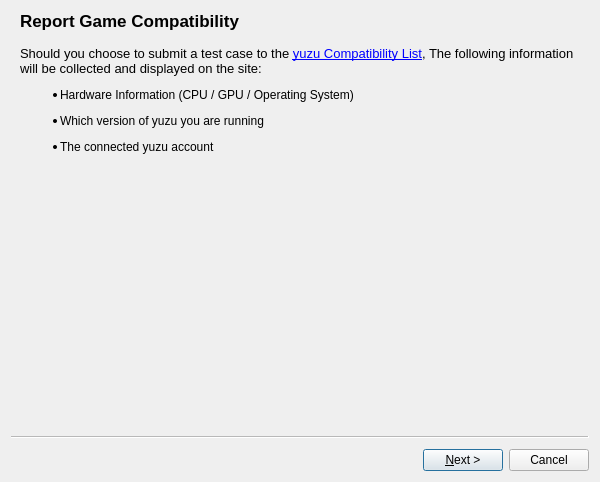
<?xml version="1.0" encoding="UTF-8"?>
<ui version="4.0">
 <class>CompatDB</class>
 <widget class="QWizard" name="CompatDB">
  <property name="geometry">
   <rect>
    <x>0</x>
    <y>0</y>
    <width>600</width>
    <height>482</height>
   </rect>
  </property>
  <property name="minimumSize">
   <size>
    <width>500</width>
    <height>410</height>
   </size>
  </property>
  <property name="windowTitle">
   <string>Report Compatibility</string>
  </property>
  <property name="options">
   <set>QWizard::DisabledBackButtonOnLastPage|QWizard::HelpButtonOnRight|QWizard::NoBackButtonOnStartPage</set>
  </property>
  <widget class="QWizardPage" name="wizard_Info">
   <property name="title">
    <string>Report Game Compatibility</string>
   </property>
   <attribute name="pageId">
    <string notr="true">0</string>
   </attribute>
   <layout class="QVBoxLayout" name="verticalLayout">
    <item>
     <widget class="QLabel" name="lbl_Spiel">
      <property name="text">
       <string>&lt;html&gt;&lt;head/&gt;&lt;body&gt;&lt;p&gt;&lt;span style=&quot; font-size:10pt;&quot;&gt;Should you choose to submit a test case to the &lt;/span&gt;&lt;a href=&quot;https://yuzu-emu.org/game/&quot;&gt;&lt;span style=&quot; font-size:10pt; text-decoration: underline; color:#0000ff;&quot;&gt;yuzu Compatibility List&lt;/span&gt;&lt;/a&gt;&lt;span style=&quot; font-size:10pt;&quot;&gt;, The following information will be collected and displayed on the site:&lt;/span&gt;&lt;/p&gt;&lt;ul style=&quot;margin-top: 0px; margin-bottom: 0px; margin-left: 0px; margin-right: 0px; -qt-list-indent: 1;&quot;&gt;&lt;li style=&quot; margin-top:12px; margin-bottom:12px; margin-left:0px; margin-right:0px; -qt-block-indent:0; text-indent:0px;&quot;&gt;Hardware Information (CPU / GPU / Operating System)&lt;/li&gt;&lt;li style=&quot; margin-top:12px; margin-bottom:12px; margin-left:0px; margin-right:0px; -qt-block-indent:0; text-indent:0px;&quot;&gt;Which version of yuzu you are running&lt;/li&gt;&lt;li style=&quot; margin-top:12px; margin-bottom:12px; margin-left:0px; margin-right:0px; -qt-block-indent:0; text-indent:0px;&quot;&gt;The connected yuzu account&lt;/li&gt;&lt;/ul&gt;&lt;/body&gt;&lt;/html&gt;</string>
      </property>
      <property name="wordWrap">
       <bool>true</bool>
      </property>
      <property name="openExternalLinks">
       <bool>true</bool>
      </property>
     </widget>
    </item>
    <item>
     <spacer name="verticalSpacer_2">
      <property name="orientation">
       <enum>Qt::Vertical</enum>
      </property>
      <property name="sizeHint" stdset="0">
       <size>
        <width>20</width>
        <height>0</height>
       </size>
      </property>
     </spacer>
    </item>
   </layout>
  </widget>
  <widget class="QWizardPage" name="wizard_GameBoot">
   <property name="title">
    <string>Report Game Compatibility</string>
   </property>
   <attribute name="pageId">
    <string notr="true">1</string>
   </attribute>
   <layout class="QFormLayout" name="formLayout">
    <item row="2" column="0">
     <widget class="QRadioButton" name="radioButton_GameBoot_Yes">
      <property name="text">
       <string>Yes</string>
      </property>
     </widget>
    </item>
    <item row="2" column="1">
     <widget class="QLabel" name="lbl_GameBoot_Yes">
      <property name="text">
       <string>&lt;html&gt;&lt;head/&gt;&lt;body&gt;&lt;p&gt;Game starts to output video or audio&lt;/p&gt;&lt;/body&gt;&lt;/html&gt;</string>
      </property>
      <property name="wordWrap">
       <bool>true</bool>
      </property>
     </widget>
    </item>
    <item row="4" column="0">
     <widget class="QRadioButton" name="radioButton_GameBoot_No">
      <property name="text">
       <string>No </string>
      </property>
     </widget>
    </item>
    <item row="4" column="1">
     <widget class="QLabel" name="lbl_GameBoot_No">
      <property name="text">
       <string>&lt;html&gt;&lt;head/&gt;&lt;body&gt;&lt;p&gt;Game doesn't get past the loading yuzu screen&lt;/p&gt;&lt;/body&gt;&lt;/html&gt;</string>
      </property>
      <property name="wordWrap">
       <bool>true</bool>
      </property>
     </widget>
    </item>
    <item row="0" column="0" colspan="2">
     <widget class="QLabel" name="lbl_Independent">
      <property name="font">
       <font>
        <pointsize>10</pointsize>
       </font>
      </property>
      <property name="text">
       <string>&lt;html&gt;&lt;head/&gt;&lt;body&gt;&lt;p&gt;Does the game boot?&lt;/p&gt;&lt;/body&gt;&lt;/html&gt;</string>
      </property>
      <property name="wordWrap">
       <bool>true</bool>
      </property>
     </widget>
    </item>
    <item row="1" column="0" colspan="2">
     <spacer name="verticalSpacer">
      <property name="orientation">
       <enum>Qt::Vertical</enum>
      </property>
      <property name="sizeHint" stdset="0">
       <size>
        <width>20</width>
        <height>0</height>
       </size>
      </property>
     </spacer>
    </item>
   </layout>
  </widget>
   <widget class="QWizardPage" name="wizard_GamePlay">
     <property name="title">
       <string>Report Game Compatibility</string>
     </property>
     <attribute name="pageId">
       <string notr="true">2</string>
     </attribute>
     <layout class="QFormLayout" name="formLayout">
       <item row="2" column="0">
         <widget class="QRadioButton" name="radioButton_Gameplay_Yes">
           <property name="text">
             <string>Yes</string>
           </property>
         </widget>
       </item>
       <item row="2" column="1">
         <widget class="QLabel" name="lbl_Gameplay_Yes">
           <property name="text">
             <string>&lt;html&gt;&lt;head/&gt;&lt;body&gt;&lt;p&gt;You can get past the intro/menu and into gameplay&lt;/p&gt;&lt;/body&gt;&lt;/html&gt;</string>
           </property>
           <property name="wordWrap">
             <bool>true</bool>
           </property>
         </widget>
       </item>
       <item row="4" column="0">
         <widget class="QRadioButton" name="radioButton_Gameplay_No">
           <property name="text">
             <string>No </string>
           </property>
         </widget>
       </item>
       <item row="4" column="1">
         <widget class="QLabel" name="lbl_Gameplay_No">
           <property name="text">
             <string>&lt;html&gt;&lt;head/&gt;&lt;body&gt;&lt;p&gt;The game crashes or freezes while loading or using the menu&lt;/p&gt;&lt;/body&gt;&lt;/html&gt;</string>
           </property>
           <property name="wordWrap">
             <bool>true</bool>
           </property>
         </widget>
       </item>
       <item row="0" column="0" colspan="2">
         <widget class="QLabel" name="lbl_Independent">
           <property name="font">
             <font>
               <pointsize>10</pointsize>
             </font>
           </property>
           <property name="text">
             <string>&lt;html&gt;&lt;head/&gt;&lt;body&gt;&lt;p&gt;Does the game reach gameplay?&lt;/p&gt;&lt;/body&gt;&lt;/html&gt;</string>
           </property>
           <property name="wordWrap">
             <bool>true</bool>
           </property>
         </widget>
       </item>
       <item row="1" column="0" colspan="2">
         <spacer name="verticalSpacer">
           <property name="orientation">
             <enum>Qt::Vertical</enum>
           </property>
           <property name="sizeHint" stdset="0">
             <size>
               <width>20</width>
               <height>0</height>
             </size>
           </property>
         </spacer>
       </item>
     </layout>
   </widget>
   <widget class="QWizardPage" name="wizard_Freeze">
     <property name="title">
       <string>Report Game Compatibility</string>
     </property>
     <attribute name="pageId">
       <string notr="true">3</string>
     </attribute>
     <layout class="QFormLayout" name="formLayout">
       <item row="2" column="0">
         <widget class="QRadioButton" name="radioButton_Freeze_Yes">
           <property name="text">
             <string>Yes</string>
           </property>
         </widget>
       </item>
       <item row="2" column="1">
         <widget class="QLabel" name="lbl_Freeze_Yes">
           <property name="text">
             <string>&lt;html&gt;&lt;head/&gt;&lt;body&gt;&lt;p&gt;The game crashes or freezes while loading or using the menu&lt;/p&gt;&lt;/body&gt;&lt;/html&gt;</string>
           </property>
           <property name="wordWrap">
             <bool>true</bool>
           </property>
         </widget>
       </item>
       <item row="4" column="0">
         <widget class="QRadioButton" name="radioButton_Freeze_No">
           <property name="text">
             <string>No </string>
           </property>
         </widget>
       </item>
       <item row="4" column="1">
         <widget class="QLabel" name="lbl_Freeze_No">
           <property name="text">
             <string>&lt;html&gt;&lt;head/&gt;&lt;body&gt;&lt;p&gt;The game never stops working&lt;/p&gt;&lt;/body&gt;&lt;/html&gt;</string>
           </property>
           <property name="wordWrap">
             <bool>true</bool>
           </property>
         </widget>
       </item>
       <item row="0" column="0" colspan="2">
         <widget class="QLabel" name="lbl_Independent">
           <property name="font">
             <font>
               <pointsize>10</pointsize>
             </font>
           </property>
           <property name="text">
             <string>&lt;html&gt;&lt;head/&gt;&lt;body&gt;&lt;p&gt;Does the game crash, freeze or lockup during gameplay?&lt;/p&gt;&lt;/body&gt;&lt;/html&gt;</string>
           </property>
           <property name="wordWrap">
             <bool>true</bool>
           </property>
         </widget>
       </item>
       <item row="1" column="0" colspan="2">
         <spacer name="verticalSpacer">
           <property name="orientation">
             <enum>Qt::Vertical</enum>
           </property>
           <property name="sizeHint" stdset="0">
             <size>
               <width>20</width>
               <height>0</height>
             </size>
           </property>
         </spacer>
       </item>
     </layout>
   </widget>
   <widget class="QWizardPage" name="wizard_Freeze_optional">
     <property name="title">
       <string>Report Game Compatibility</string>
     </property>
     <attribute name="pageId">
       <string notr="true">4</string>
     </attribute>
     <layout class="QFormLayout" name="formLayout">
       <item row="2" column="0">
         <widget class="QCheckBox" name="checkbox_Freeze_crash">
           <property name="text">
             <string>The game crashes at specific points</string>
           </property>
         </widget>
       </item>
       <item row="3" column="0">
         <widget class="QCheckBox" name="checkbox_Freeze_random_crash">
           <property name="text">
             <string>The game randomly crashes</string>
           </property>
         </widget>
       </item>
       <item row="4" column="0">
         <widget class="QCheckBox" name="checkbox_Freeze_freeze">
           <property name="text">
             <string>The game freezes at specific points</string>
           </property>
         </widget>
       </item>
       <item row="5" column="0">
         <widget class="QCheckBox" name="checkbox_Freeze_random_freeze">
           <property name="text">
             <string>The game randomly freezes </string>
           </property>
         </widget>
       </item>
       <item row="6" column="0">
         <widget class="QCheckBox" name="checkbox_Freeze_softlock">
           <property name="text">
             <string>The game softlocks</string>
           </property>
         </widget>
       </item>
       <item row="7" column="0">
         <widget class="QCheckBox" name="checkbox_Freeze_memoryleak">
           <property name="text">
             <string>The has memory leaks</string>
           </property>
         </widget>
       </item>
       <item row="0" column="0" colspan="2">
         <widget class="QLabel" name="lbl_Independent">
           <property name="font">
             <font>
               <pointsize>10</pointsize>
             </font>
           </property>
           <property name="text">
             <string>&lt;html&gt;&lt;head/&gt;&lt;body&gt;&lt;p&gt;Check the boxes with the issue&lt;/p&gt;&lt;/body&gt;&lt;/html&gt;</string>
           </property>
           <property name="wordWrap">
             <bool>true</bool>
           </property>
         </widget>
       </item>
       <item row="1" column="0" colspan="2">
         <spacer name="verticalSpacer">
           <property name="orientation">
             <enum>Qt::Vertical</enum>
           </property>
           <property name="sizeHint" stdset="0">
             <size>
               <width>20</width>
               <height>0</height>
             </size>
           </property>
         </spacer>
       </item>
     </layout>
   </widget>
   <widget class="QWizardPage" name="wizard_Graphical">
     <property name="title">
       <string>Report Game Compatibility</string>
     </property>
     <attribute name="pageId">
       <string notr="true">5</string>
     </attribute>
     <layout class="QFormLayout" name="formLayout">
       <item row="2" column="0">
         <widget class="QRadioButton" name="radioButton_Graphical_Yes">
           <property name="text">
             <string>Yes</string>
           </property>
         </widget>
       </item>
       <item row="2" column="1">
         <widget class="QLabel" name="lbl_Graphical_Yes">
           <property name="text">
             <string>&lt;html&gt;&lt;head/&gt;&lt;body&gt;&lt;p&gt;The game has graphical errors&lt;/p&gt;&lt;/body&gt;&lt;/html&gt;</string>
           </property>
           <property name="wordWrap">
             <bool>true</bool>
           </property>
         </widget>
       </item>
       <item row="4" column="0">
         <widget class="QRadioButton" name="radioButton_Graphical_No">
           <property name="text">
             <string>No </string>
           </property>
         </widget>
       </item>
       <item row="4" column="1">
         <widget class="QLabel" name="lbl_Graphical_No">
           <property name="text">
             <string>&lt;html&gt;&lt;head/&gt;&lt;body&gt;&lt;p&gt;Everything is rendered as it looks on the Nintendo Switch&lt;/p&gt;&lt;/body&gt;&lt;/html&gt;</string>
           </property>
           <property name="wordWrap">
             <bool>true</bool>
           </property>
         </widget>
       </item>
       <item row="0" column="0" colspan="2">
         <widget class="QLabel" name="lbl_Independent">
           <property name="font">
             <font>
               <pointsize>10</pointsize>
             </font>
           </property>
           <property name="text">
             <string>&lt;html&gt;&lt;head/&gt;&lt;body&gt;&lt;p&gt;Does the game have any graphical glitches?&lt;/p&gt;&lt;/body&gt;&lt;/html&gt;</string>
           </property>
           <property name="wordWrap">
             <bool>true</bool>
           </property>
         </widget>
       </item>
       <item row="1" column="0" colspan="2">
         <spacer name="verticalSpacer">
           <property name="orientation">
             <enum>Qt::Vertical</enum>
           </property>
           <property name="sizeHint" stdset="0">
             <size>
               <width>20</width>
               <height>0</height>
             </size>
           </property>
         </spacer>
       </item>
     </layout>
   </widget>
   <widget class="QWizardPage" name="wizard_Graphical_optional">
     <property name="title">
       <string>Report Game Compatibility</string>
     </property>
     <attribute name="pageId">
       <string notr="true">6</string>
     </attribute>
     <layout class="QFormLayout" name="formLayout">
       <item row="2" column="0">
         <widget class="QCheckBox" name="checkbox_Graphical_missing">
           <property name="text">
             <string>Missing textures</string>
           </property>
         </widget>
       </item>
       <item row="3" column="0">
         <widget class="QCheckBox" name="checkbox_Graphical_corrupted">
           <property name="text">
             <string>Corruped textures</string>
           </property>
         </widget>
       </item>
       <item row="4" column="0">
         <widget class="QCheckBox" name="checkbox_Graphical_fliquer">
           <property name="text">
             <string>Fliquering graphics</string>
           </property>
         </widget>
       </item>
       <item row="5" column="0">
         <widget class="QCheckBox" name="checkbox_Graphical_wrong_orientation">
           <property name="text">
             <string>Wrong orientation</string>
           </property>
         </widget>
       </item>
       <item row="6" column="0">
         <widget class="QCheckBox" name="checkbox_Graphical_wrong_colors">
           <property name="text">
             <string>Wrong colors</string>
           </property>
         </widget>
       </item>
       <item row="7" column="0">
         <widget class="QCheckBox" name="checkbox_Graphical_wrong_animation">
           <property name="text">
             <string>Wrong animation</string>
           </property>
         </widget>
       </item>
       <item row="8" column="0">
         <widget class="QCheckBox" name="checkbox_Graphical_overlay">
           <property name="text">
             <string>Overlayed images</string>
           </property>
         </widget>
       </item>
       <item row="0" column="0" colspan="2">
         <widget class="QLabel" name="lbl_Independent">
           <property name="font">
             <font>
               <pointsize>10</pointsize>
             </font>
           </property>
           <property name="text">
             <string>&lt;html&gt;&lt;head/&gt;&lt;body&gt;&lt;p&gt;Check the boxes with the issue&lt;/p&gt;&lt;/body&gt;&lt;/html&gt;</string>
           </property>
           <property name="wordWrap">
             <bool>true</bool>
           </property>
         </widget>
       </item>
       <item row="1" column="0" colspan="2">
         <spacer name="verticalSpacer">
           <property name="orientation">
             <enum>Qt::Vertical</enum>
           </property>
           <property name="sizeHint" stdset="0">
             <size>
               <width>20</width>
               <height>0</height>
             </size>
           </property>
         </spacer>
       </item>
     </layout>
   </widget>
   <widget class="QWizardPage" name="wizard_Audio">
     <property name="title">
       <string>Report Game Compatibility</string>
     </property>
     <attribute name="pageId">
       <string notr="true">7</string>
     </attribute>
     <layout class="QFormLayout" name="formLayout">
       <item row="2" column="0">
         <widget class="QRadioButton" name="radioButton_Audio_Yes">
           <property name="text">
             <string>Yes</string>
           </property>
         </widget>
       </item>
       <item row="2" column="1">
         <widget class="QLabel" name="lbl_Audio_Yes">
           <property name="text">
             <string>&lt;html&gt;&lt;head/&gt;&lt;body&gt;&lt;p&gt;Audio is missing, faster, slower, corrupted, etc.&lt;/p&gt;&lt;/body&gt;&lt;/html&gt;</string>
           </property>
           <property name="wordWrap">
             <bool>true</bool>
           </property>
         </widget>
       </item>
       <item row="4" column="0">
         <widget class="QRadioButton" name="radioButton_Audio_No">
           <property name="text">
             <string>No </string>
           </property>
         </widget>
       </item>
       <item row="4" column="1">
         <widget class="QLabel" name="lbl_Audio_No">
           <property name="text">
             <string>&lt;html&gt;&lt;head/&gt;&lt;body&gt;&lt;p&gt;Audio is played perfectly, or almost perfectly with minimum distortion&lt;/p&gt;&lt;/body&gt;&lt;/html&gt;</string>
           </property>
           <property name="wordWrap">
             <bool>true</bool>
           </property>
         </widget>
       </item>
       <item row="0" column="0" colspan="2">
         <widget class="QLabel" name="lbl_Independent">
           <property name="font">
             <font>
               <pointsize>10</pointsize>
             </font>
           </property>
           <property name="text">
             <string>&lt;html&gt;&lt;head/&gt;&lt;body&gt;&lt;p&gt;Does the game have any audio glitches / missing effects?&lt;/p&gt;&lt;/body&gt;&lt;/html&gt;</string>
           </property>
           <property name="wordWrap">
             <bool>true</bool>
           </property>
         </widget>
       </item>
       <item row="1" column="0" colspan="2">
         <spacer name="verticalSpacer">
           <property name="orientation">
             <enum>Qt::Vertical</enum>
           </property>
           <property name="sizeHint" stdset="0">
             <size>
               <width>20</width>
               <height>0</height>
             </size>
           </property>
         </spacer>
       </item>
     </layout>
   </widget>
   <widget class="QWizardPage" name="wizard_Audio_optional">
     <property name="title">
       <string>Report Game Compatibility</string>
     </property>
     <attribute name="pageId">
       <string notr="true">8</string>
     </attribute>
     <layout class="QFormLayout" name="formLayout">
       <item row="2" column="0">
         <widget class="QCheckBox" name="checkbox_Audio_faster">
           <property name="text">
             <string>Audio is faster</string>
           </property>
         </widget>
       </item>
       <item row="3" column="0">
         <widget class="QCheckBox" name="checkbox_Audio_slower">
           <property name="text">
             <string>Audio is slower</string>
           </property>
         </widget>
       </item>
       <item row="4" column="0">
         <widget class="QCheckBox" name="checkbox_Audio_loud">
           <property name="text">
             <string>Volume too high</string>
           </property>
         </widget>
       </item>
       <item row="5" column="0">
         <widget class="QCheckBox" name="checkbox_Audio_quiet">
           <property name="text">
             <string>Volume too low</string>
           </property>
         </widget>
       </item>
       <item row="6" column="0">
         <widget class="QCheckBox" name="checkbox_Freeze_Audio_corrupted">
           <property name="text">
             <string>Corrupted audio</string>
           </property>
         </widget>
       </item>
       <item row="7" column="0">
         <widget class="QCheckBox" name="checkbox_Freeze_Audio_missing">
           <property name="text">
             <string>Missing audio</string>
           </property>
         </widget>
       </item>
       <item row="0" column="0" colspan="2">
         <widget class="QLabel" name="lbl_Independent">
           <property name="font">
             <font>
               <pointsize>10</pointsize>
             </font>
           </property>
           <property name="text">
             <string>&lt;html&gt;&lt;head/&gt;&lt;body&gt;&lt;p&gt;Check the boxes with the issue&lt;/p&gt;&lt;/body&gt;&lt;/html&gt;</string>
           </property>
           <property name="wordWrap">
             <bool>true</bool>
           </property>
         </widget>
       </item>
       <item row="1" column="0" colspan="2">
         <spacer name="verticalSpacer">
           <property name="orientation">
             <enum>Qt::Vertical</enum>
           </property>
           <property name="sizeHint" stdset="0">
             <size>
               <width>20</width>
               <height>0</height>
             </size>
           </property>
         </spacer>
       </item>
     </layout>
   </widget>
   <widget class="QWizardPage" name="wizard_Complete">
     <property name="title">
       <string>Report Game Compatibility</string>
     </property>
     <attribute name="pageId">
       <string notr="true">9</string>
     </attribute>
     <layout class="QFormLayout" name="formLayout">
       <item row="2" column="0">
         <widget class="QRadioButton" name="radioButton_Complete_Yes">
           <property name="text">
             <string>Yes</string>
           </property>
         </widget>
       </item>
       <item row="2" column="1">
         <widget class="QLabel" name="lbl_Complete_Yes">
           <property name="text">
             <string>&lt;html&gt;&lt;head/&gt;&lt;body&gt;&lt;p&gt;You can finish the game without any workaround&lt;/p&gt;&lt;/body&gt;&lt;/html&gt;</string>
           </property>
           <property name="wordWrap">
             <bool>true</bool>
           </property>
         </widget>
       </item>
       <item row="4" column="0">
         <widget class="QRadioButton" name="radioButton_Complete_No">
           <property name="text">
             <string>No </string>
           </property>
         </widget>
       </item>
       <item row="4" column="1">
         <widget class="QLabel" name="lbl_Complete_No">
           <property name="text">
             <string>&lt;html&gt;&lt;head/&gt;&lt;body&gt;&lt;p&gt;You can't get past a certain area&lt;/p&gt;&lt;/body&gt;&lt;/html&gt;</string>
           </property>
           <property name="wordWrap">
             <bool>true</bool>
           </property>
         </widget>
       </item>
       <item row="0" column="0" colspan="2">
         <widget class="QLabel" name="lbl_Independent">
           <property name="font">
             <font>
               <pointsize>10</pointsize>
             </font>
           </property>
           <property name="text">
             <string>&lt;html&gt;&lt;head/&gt;&lt;body&gt;&lt;p&gt;Is the game completely playable from start to finish?&lt;/p&gt;&lt;/body&gt;&lt;/html&gt;</string>
           </property>
           <property name="wordWrap">
             <bool>true</bool>
           </property>
         </widget>
       </item>
       <item row="1" column="0" colspan="2">
         <spacer name="verticalSpacer">
           <property name="orientation">
             <enum>Qt::Vertical</enum>
           </property>
           <property name="sizeHint" stdset="0">
             <size>
               <width>20</width>
               <height>0</height>
             </size>
           </property>
         </spacer>
       </item>
     </layout>
   </widget>
  <widget class="QWizardPage" name="wizard_ThankYou">
   <property name="title">
    <string>Thank you for your submission!</string>
   </property>
   <attribute name="pageId">
    <string notr="true">10</string>
   </attribute>
  </widget>
 </widget>
 <resources/>
 <connections/>
</ui>
